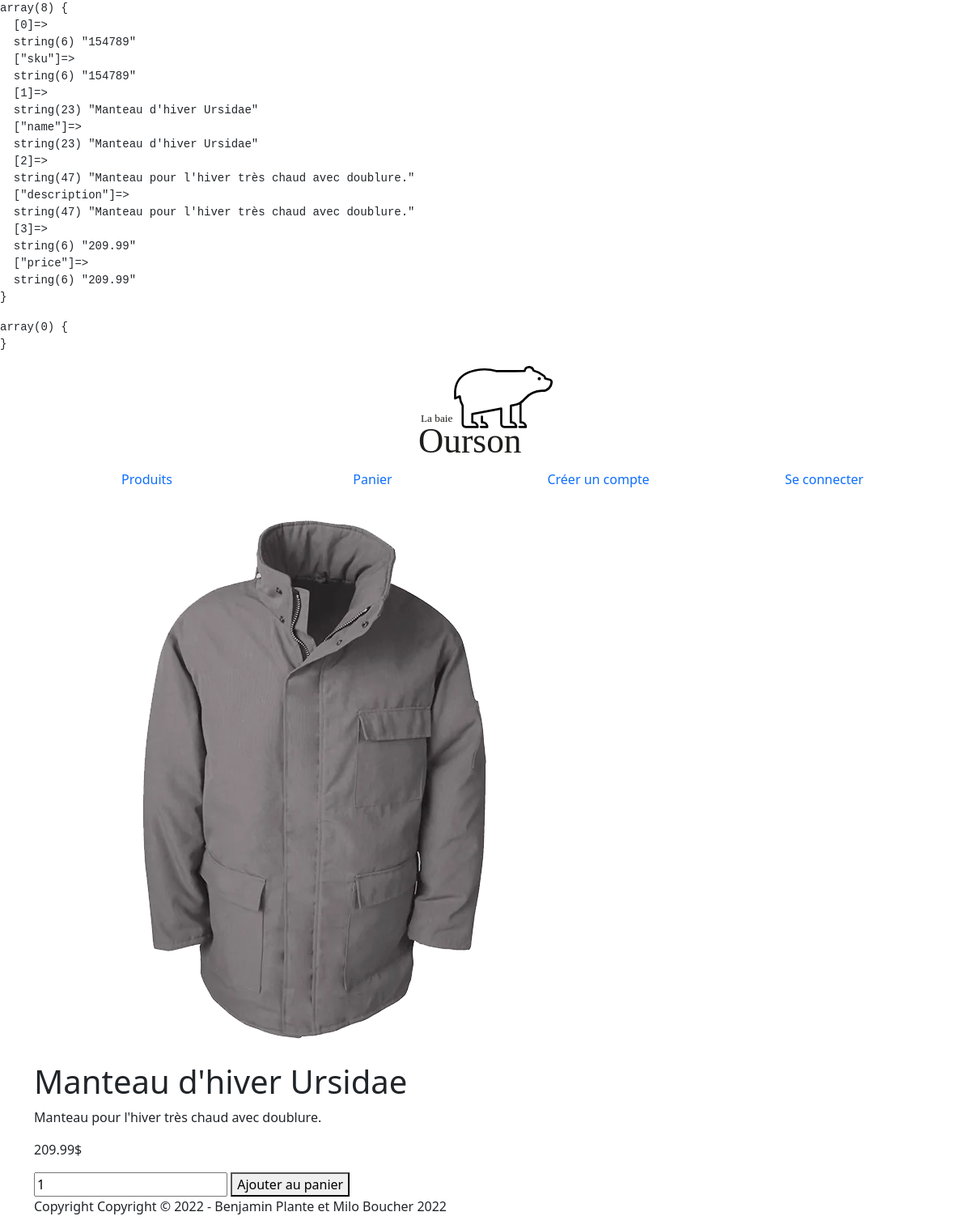
/product?sku=154789, run on the app's committed database.
### tables this page shows
CREATE TABLE product
(
    sku         int           NOT NULL,
    name        VARCHAR(255)   NOT NULL,
    description TEXT           NOT NULL,
    price       DECIMAL(15, 2) NOT NULL,
    PRIMARY KEY (sku)
);

### includes/functions.inc.php (called while the page is built, shortened)
<?php
function getProductInfo($db, $sku){
  $datas = array(
    'sku' => $sku
  );
  $sql = "SELECT * FROM product WHERE sku=:sku";
  $qry = $db ->prepare($sql);
  $qry->execute($datas);
  $product = $qry->fetch();
  return $product;
}

### pages/product.php (the view, shortened to what this page needs)
<!doctype html>
<html class="no-js" lang="">
<?php
$db = connectDB();
if(isset($_GET["sku"])){
    $productInfo = getProductInfo($db, $_GET["sku"]);
} else {
    redirect('404.html');
}
?>
<?php require DOCROOT . '/includes/head.inc.php'; ?>
<body>
    <?php require DOCROOT . '/includes/header.inc.php'; ?>
    <main class="container">
        <img src="<?php echo '../img/'.$productInfo['sku'].'.png'?>" alt="">
        <h1><?php echo $productInfo['name']?></h1>
        <p><?php echo $productInfo['description']?></p>
        <p><?php echo $productInfo['price'].'$'?></p>
        <form action="" method="post">
            <input type="number" name="amount" id="amount" min="0" value="1">
            <button type="submit">Ajouter au panier</button>
        </form>
    </main>
    <?php require DOCROOT . '/includes/footer.inc.php'; ?>
</body>
</html>

### css/main.css (style rules this page uses)
html { color: #222; font-size: 1em; line-height: 1.4; }
audio, canvas, iframe, img, svg, video { vertical-align: middle; }

### data on the page
product: sku (picture), name "Manteau d'hiver Ursidae", description "Manteau pour l'hiver très chaud avec doublure.", price "209.99"

### other printed values
SITEOWNER "Copyright © 2022 - Benjamin Plante et Milo Boucher"
